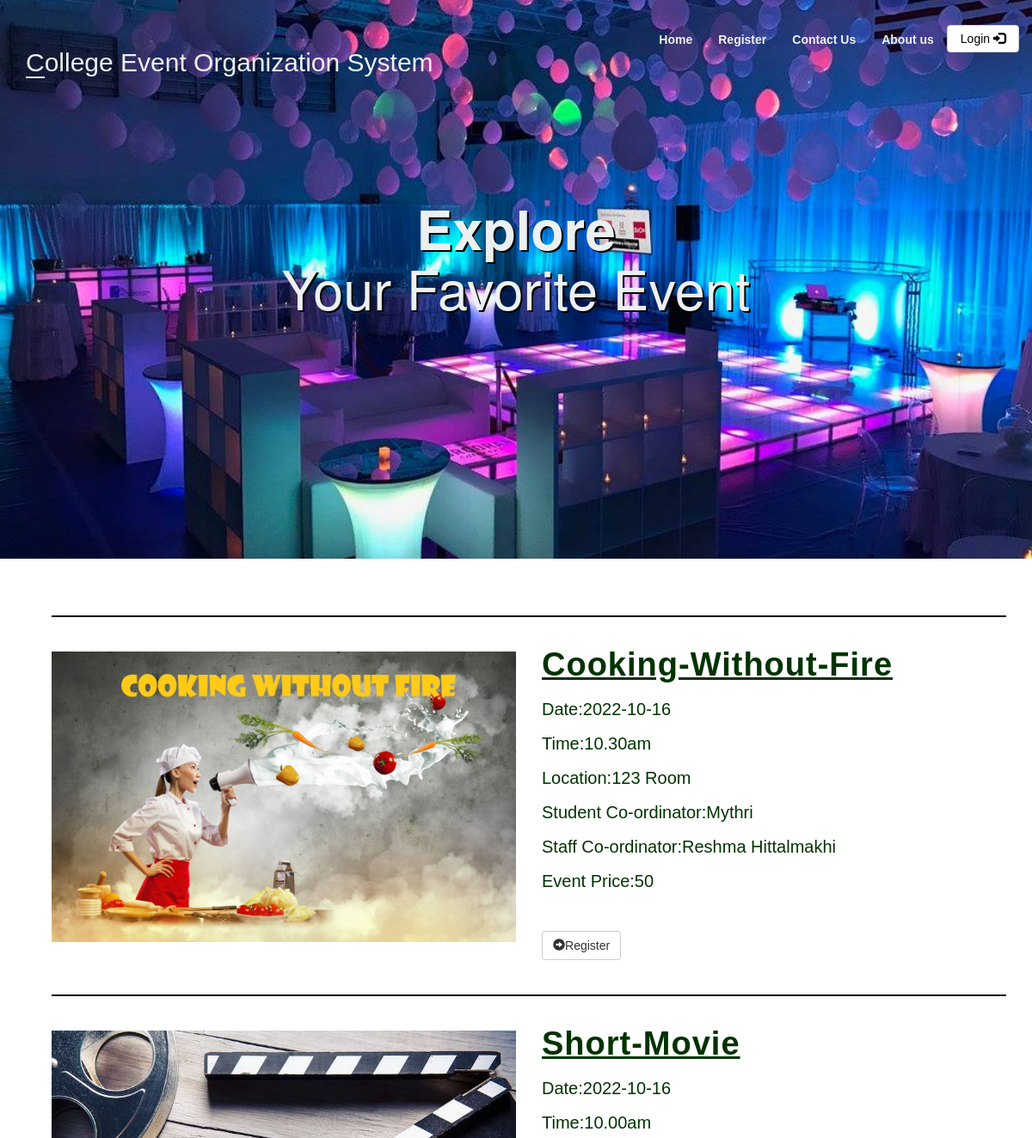
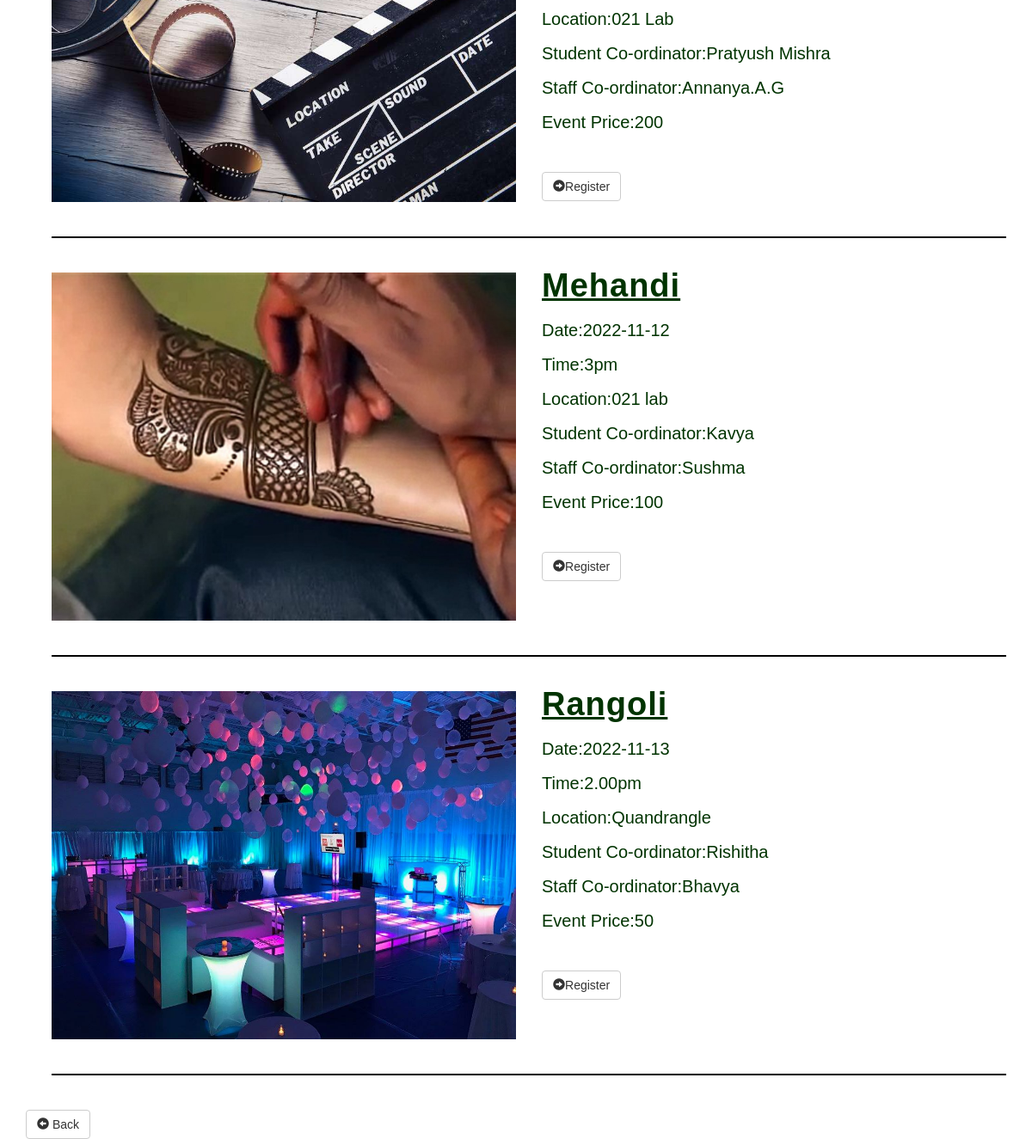
The page /viewEvent.php?id=4 on the database its author committed (2 pictures, top to bottom).
### tables this page shows
CREATE TABLE `events` (
  `event_id` int(11) NOT NULL,
  `event_title` varchar(50) NOT NULL,
  `event_price` int(11) DEFAULT NULL,
  `participents` int(100) DEFAULT 0,
  `img_link` text DEFAULT NULL,
  `type_id` int(11) DEFAULT NULL
);

CREATE TABLE `event_info` (
  `event_id` int(10) NOT NULL,
  `Date` date DEFAULT NULL,
  `time` varchar(20) NOT NULL,
  `location` varchar(300) NOT NULL
);

CREATE TABLE `student_coordinator` (
  `sid` int(11) NOT NULL,
  `st_name` varchar(100) NOT NULL,
  `phone` varchar(10) DEFAULT NULL,
  `event_id` int(11) DEFAULT NULL
);

CREATE TABLE `staff_coordinator` (
  `stid` int(11) NOT NULL,
  `name` varchar(100) NOT NULL,
  `phone` varchar(10) DEFAULT NULL,
  `event_id` int(11) DEFAULT NULL
);

### events.php (the view)
<div class="container">
            <div class="col-md-12">
            <hr>
            </div>
<div class="row">
                <section>
                    <div class="container">
                        <div class="col-md-6">
                          <img src=" <?php  echo $row['img_link'];?>" class="img-responsive">
                        </div>
                        <div class="subcontent col-md-6">
                            <h1 style="color:#003300 ; font-size:38px ;" ><u><strong><?php echo '<td>' . $row['event_title'] . '</td>';?></strong></u></h1>
                            <p style="color:#003300  ;font-size:20px ">
                            <?php
                            echo 'Date:' . $row['Date'] .'<br>';
                            echo 'Time:' . $row['time'] .'<br>';
                            echo 'Location:' . $row['location'] .'<br>';
                            echo 'Student Co-ordinator:' . $row['st_name'] .'<br>';
                            echo 'Staff Co-ordinator:' . $row['name'] .'<br>';
                            echo 'Event Price:' . $row['event_price'].'<br>' ;
                        ?>
                            </p>
                            <br><br>
                        <?php echo
                             '<a class="btn btn-default" href="register.php"> <span class="glyphicon glyphicon-circle-arrow-right"></span>Register</a>'
                            ?>
                                                        </div>
                    </div>
                </section>
</div>
 </div>

### viewEvent.php (shortened to what this page needs)
<?php
require 'classes/db1.php';
$id=$_GET['id'];
$result = mysqli_query($conn,"SELECT * FROM events,event_info ef,student_coordinator s,staff_coordinator st WHERE type_id = $id and ef.event_id=events.event_id and s.event_id=events.event_id and st.event_id=events.event_id  ");
?>
<!DOCTYPE html>
<html>
<head>
        <?php require 'utils/styles.php'; ?>
    </head>
    <body>
        <?php require 'utils/header.php'; ?>
        <div class = "content">
            <div class = "container">
                <div class = "col-md-12">
            </div>
            <?php
                if (mysqli_num_rows($result) > 0) {
                while($row = mysqli_fetch_array($result)) {
                include 'events.php';
                    }
           ?>
<div class="container">
            <div class="col-md-12">
            <hr>
            </div>
            </div>
        <?php }?>
            <a class="btn btn-default" href="index.php"><span class="glyphicon glyphicon-circle-arrow-left"></span> Back</a>
        </div>
    </body>
</html>

### css/style.css (style rules this page uses)
body { overflow-x: hidden; }
hr { border-top: 2px solid black; margin-top: 40px; margin-bottom: 40px; }
.subcontent > h1 { margin-top: -5px; color: #2C3E50; letter-spacing: 1px; }
.subcontent > p { color: #7F8C8D; line-height: 2; }
.content { font-family: Arial, Helvetica, sans-serif; color: #2C3E50; }

### rows shown on the page
events: img_link (picture), event_title "Cooking-Without-Fire", event_info.Date "2022-10-16", event_info.time "10.30am", event_info.location "123 Room", student_coordinator.st_name "Mythri", staff_coordinator.name "Reshma Hittalmakhi", event_price "50"
events: img_link (picture), event_title "Short-Movie", event_info.Date "2022-10-16", event_info.time "10.00am", event_info.location "021 Lab", student_coordinator.st_name "Pratyush Mishra", staff_coordinator.name "Annanya.A.G", event_price "200"
events: img_link (picture), event_title "Mehandi", event_info.Date "2022-11-12", event_info.time "3pm", event_info.location "021 lab", student_coordinator.st_name "Kavya", staff_coordinator.name "Sushma", event_price "100"
events: img_link (picture), event_title "Rangoli", event_info.Date "2022-11-13", event_info.time "2.00pm", event_info.location "Quandrangle", student_coordinator.st_name "Rishitha", staff_coordinator.name "Bhavya", event_price "50"
